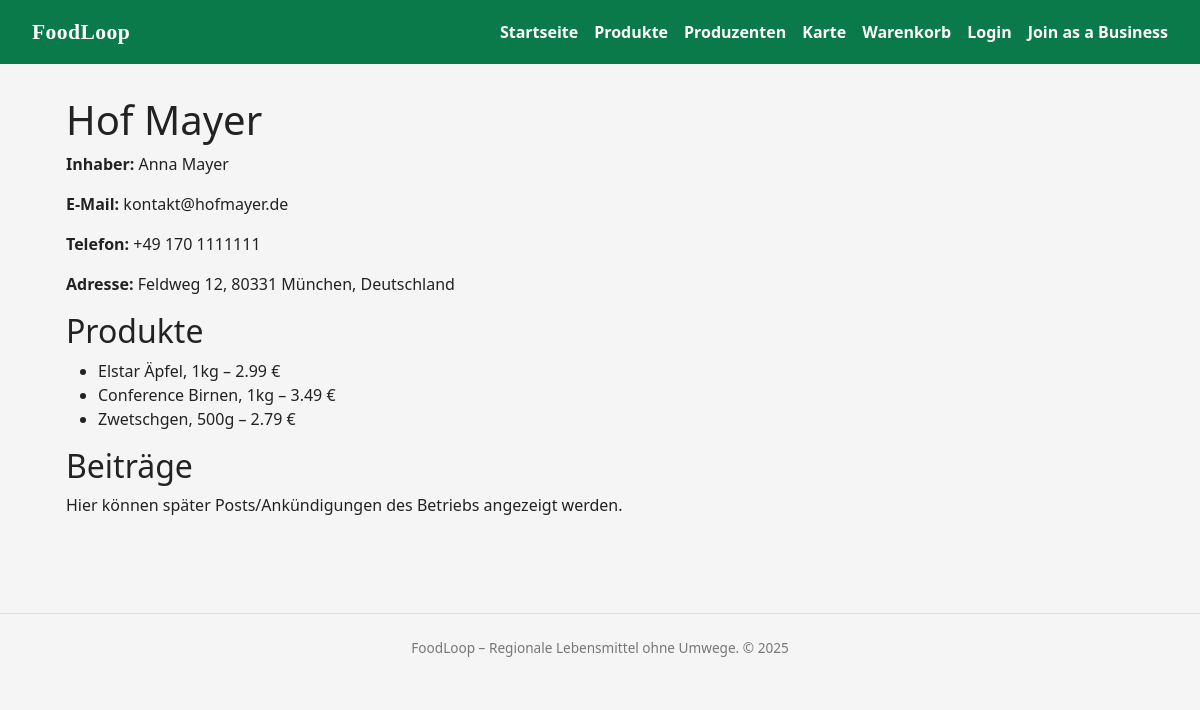
/producer/1, run on the app's committed database.
### models.py (models this page shows)
class ProducerProfile(db.Model):
    __tablename__ = "producer_profile"
    producer_id = db.Column(db.Integer, primary_key=True)
    user_id = db.Column(
        db.Integer, db.ForeignKey("user.id"), nullable=False, unique=True
    )
    address_id = db.Column(
        db.Integer, db.ForeignKey("address.address_id"), nullable=True
    )
    display_name = db.Column(db.String(255), nullable=False)
    legal_name = db.Column(db.String(255), nullable=True)
    tax_id = db.Column(db.String(50), nullable=True)
    contact_email = db.Column(db.String(255), nullable=False)
    contact_phone = db.Column(db.String(50), nullable=True)
    verification_status = db.Column(
        db.String(20), nullable=False, default="pending"
    )
    created_at = db.Column(db.DateTime, default=datetime.utcnow, nullable=False)
    user = db.relationship("User", back_populates="producer_profile")
    products = db.relationship("Product", back_populates="producer", lazy="dynamic")
    address = db.relationship("Address", back_populates="producers")
    categories = db.relationship(
        "Category",
        secondary=producer_category,
        back_populates="producers",
        lazy="select",
    )

class User(db.Model, UserMixin):
    __tablename__ = "user"
    id = db.Column(db.Integer, primary_key=True)
    username = db.Column(db.String(50), unique=True, nullable=False)
    email = db.Column(db.String(255), unique=True, nullable=False)
    password_hash = db.Column(db.String(255), nullable=False)
    first_name = db.Column(db.String(100), nullable=False)
    last_name = db.Column(db.String(100), nullable=False)
    role = db.Column(db.String(20), nullable=False)  # 'CUSTOMER' | 'PRODUCER'
    created_at = db.Column(db.DateTime, default=datetime.utcnow, nullable=False)
    customer_profile = db.relationship(
        "CustomerProfile",
        back_populates="user",
        uselist=False,
        cascade="all, delete-orphan",
    )
    producer_profile = db.relationship(
        "ProducerProfile",
        back_populates="user",
        uselist=False,
        cascade="all, delete-orphan",
    )

class Address(db.Model):
    __tablename__ = "address"
    address_id = db.Column(db.Integer, primary_key=True)
    street = db.Column(db.String(255), nullable=False)
    city = db.Column(db.String(100), nullable=False)
    zip = db.Column(db.String(20), nullable=False)
    country = db.Column(db.String(100), nullable=False)
    created_at = db.Column(db.DateTime, default=datetime.utcnow, nullable=False)
    customers = db.relationship(
        "CustomerProfile", back_populates="address", lazy="dynamic"
    )
    producers = db.relationship(
        "ProducerProfile", back_populates="address", lazy="dynamic"
    )

class Product(db.Model):
    __tablename__ = "product"
    product_id = db.Column(db.Integer, primary_key=True)
    producer_id = db.Column(
        db.Integer,
        db.ForeignKey("producer_profile.producer_id"),
        nullable=False,
    )
    category_id = db.Column(
        db.Integer, db.ForeignKey("category.category_id"), nullable=False
    )
    name = db.Column(db.String(255), nullable=False)
    description = db.Column(db.Text)
    price = db.Column(db.Numeric(10, 2), nullable=False)
    is_active = db.Column(db.Boolean, default=True, nullable=False)
    created_at = db.Column(db.DateTime, default=datetime.utcnow, nullable=False)
    producer = db.relationship("ProducerProfile", back_populates="products")
    category = db.relationship("Category", back_populates="products")
    cart_items = db.relationship("CartItem", back_populates="product", lazy="dynamic")
    order_items = db.relationship(
        "OrderItem", back_populates="product", lazy="dynamic"
    )

### app.py (the view)
@app.route("/producer/<int:producer_id>")
def producer_detail(producer_id):
    producer = ProducerProfile.query.get_or_404(producer_id)
    return render_template("producer_details.html", producer=producer)

### templates/producer_details.html (shortened to what this page needs)
{% extends "base.html" %}
{% block content %}
<section>
  <h1>{{ producer.display_name }}</h1>
  <p><strong>Inhaber:</strong> {{ producer.user.first_name }} {{ producer.user.last_name }}</p>
  <p><strong>E-Mail:</strong> {{ producer.contact_email }}</p>
  {% if producer.contact_phone %}
    <p><strong>Telefon:</strong> {{ producer.contact_phone }}</p>
  {% endif %}
  {% if producer.address %}
    <p><strong>Adresse:</strong>
      {{ producer.address.street }}, {{ producer.address.zip }} {{ producer.address.city }},
      {{ producer.address.country }}
    </p>
  {% endif %}
  <h2>Produkte</h2>
  <ul>
    {% for product in producer.products %}
      <li>{{ product.name }} – {{ "%.2f"|format(product.price) }} €</li>
    {% endfor %}
  </ul>
  <h2>Beiträge</h2>
  <p>Hier können später Posts/Ankündigungen des Betriebs angezeigt werden.</p>
</section>
{% endblock %}

### static/css/base.css (style rules this page uses)
body { font-family: system-ui, -apple-system, BlinkMacSystemFont, "Segoe UI", sans-serif; margin: 0; background: #f5f5f5; color: #222; overflow-x: hidden; }

### data on the page
ProducerProfile: display_name "Hof Mayer", contact_email "kontakt@hofmayer.de", contact_phone "+49 170 1111111"
User: user.first_name "Anna", user.last_name "Mayer"
Address: address.street "Feldweg 12", address.zip "80331", address.city "München", address.country "Deutschland"
Product: name "Elstar Äpfel, 1kg", price "2.99"
Product: name "Conference Birnen, 1kg", price "3.49"
Product: name "Zwetschgen, 500g", price "2.79"

### other printed values
{{ 2025 }} "2025"
